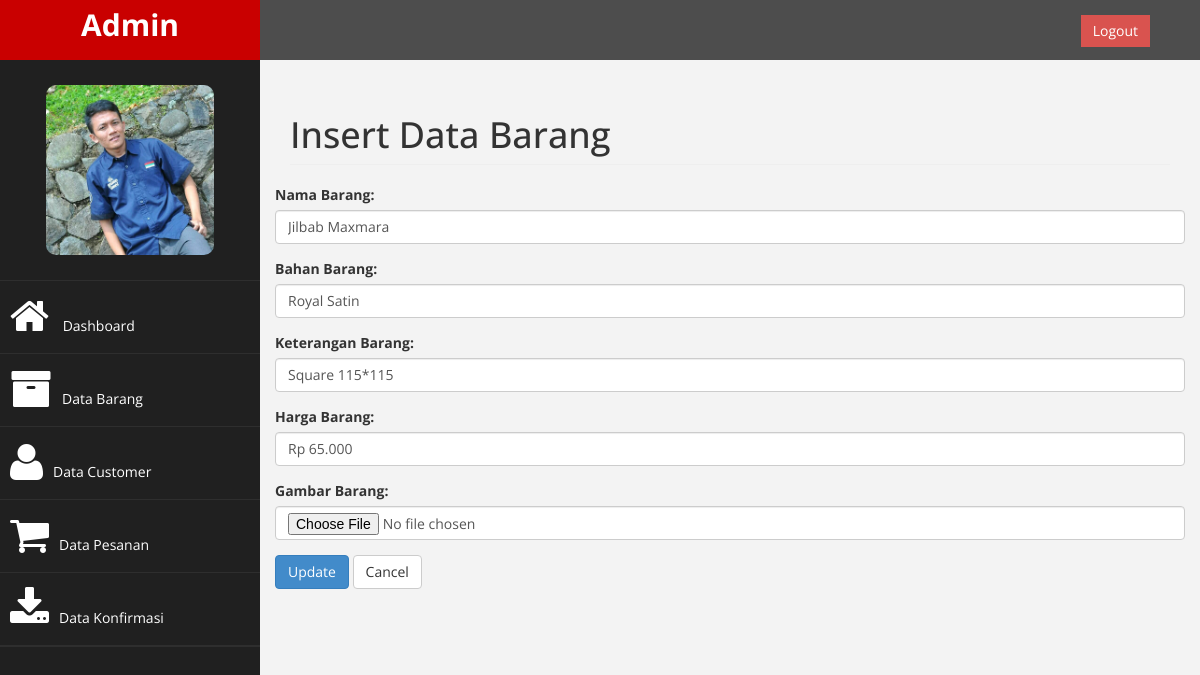
/index.php/Barang/update/8, run on the app's committed database.
### tables this page shows
CREATE TABLE `barang` (
  `id_barang` int(10) NOT NULL,
  `nama_barang` varchar(50) NOT NULL,
  `bahan` varchar(20) NOT NULL,
  `keterangan` varchar(200) NOT NULL,
  `harga` varchar(20) NOT NULL,
  `gambar` varchar(50) NOT NULL
);

### application/controllers/Barang.php (called while the page is built, shortened)
<?php
class Barang extends CI_Controller
{
	function __construct()
	{
		$this->load->model('Barang_model');
		$this->load->helper(array('url'));
	}
	function update($id)
	{
		$barang = $this->Barang_model->ambil_data_id($id);
		$data = array(
			'aksi' 				=> site_url('index.php/barang/update_aksi'),
			'nama' 				=> set_value('nama',$barang->nama_barang),
			'bahan' 			=> set_value('merk',$barang->bahan),
			'keterangan'		=> set_value('tipe',$barang->keterangan),
			'harga' 			=> set_value('harga',$barang->harga),
			'id_barang' 		=> set_value('id_barang',$barang->id_barang),
			'button' 			=> 'Update'
			);
		$this->load->view('Admin/Barang_form',$data);
	}
}
 ?>

### index.php (called while the page is built, shortened)
<?php
require_once BASEPATH.'core/CodeIgniter.php';

### application/models/Barang_model.php (called while the page is built, shortened)
<?php
class Barang_model extends CI_Model
{
	public $barang			= 'barang';
	public $id				= 'id_barang';
	function ambil_data_id($id)
	{
		$this->db->where($this->id,$id);
		return $this->db->get($this->barang)->row();
	}
}
 ?>

### application/views/Admin/Barang_form.php (the view, shortened to what this page needs)
<div id="page-wrapper">
	<div class="row">
		<div class="col-lg-12">
			<h1 class="page-header">Insert Data Barang</h1>
		</div>
		<form action="<?php echo $aksi; ?>" method="POST" enctype="multipart/form-data">
			<div class="form-group">
				<label>Nama Barang: </label>
				<input type="text" name="nama" class="form-control" placeholder="Inputkan Nama Barang"
				required value="<?php echo $nama; ?>">
			</div>
			<div class="form-group">
				<label>Bahan Barang: </label>
				<input type="text" name="bahan" class="form-control" placeholder="Inputkan Bahan Barang"
				required value="<?php echo $bahan; ?>">
			</div>
			<div class="form-group">
				<label>Keterangan Barang: </label>
				<input type="text" name="keterangan" class="form-control" placeholder="Inputkan Keterangan Barang"
				required value="<?php echo $keterangan; ?>">
			</div>
			<div class="form-group">
				<label>Harga Barang: </label>
				<input type="text" name="harga" class="form-control" placeholder="Inputkan harga Barang"
				required value="<?php echo $harga; ?>">
			</div>
			<div class="form-group">
				<label>Gambar Barang: </label>
				<input type="file" name="filefoto" class="form-control" placeholder="Inputkan Gambar Barang">
			</div>
			<button class="btn btn-primary" type="submit"><?php echo $button; ?></button>
			<a href="<?php echo site_url('Barang')?>" class="btn btn-default">Cancel</a>
		</form>
	</div>
</div>

### assets/admin/css/custom.css (style rules this page uses)
body { font-family: 'Open Sans', sans-serif; }
#page-wrapper { padding: 15px 15px; min-height: 600px; background:#F3F3F3; }
@media (min-width:768px) { #page-wrapper { margin: 0 0 0 260px; padding: 15px 30px; min-height: 1200px; } }

### data on the page
barang: nama "Jilbab Maxmara", bahan "Royal Satin", keterangan "Square 115*115", harga "Rp 65.000"

### other printed values
$button "Update"
